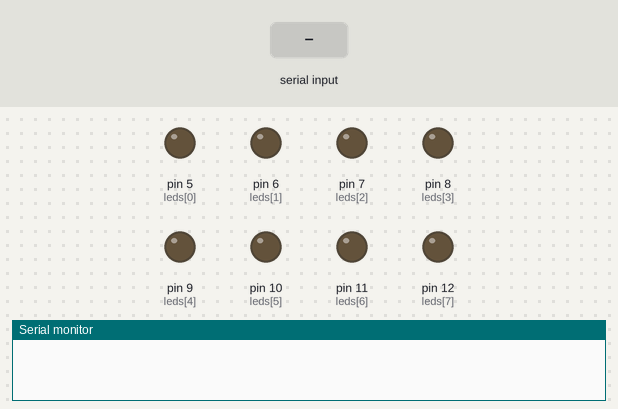
Simulated run of this sketch. Board: Arduino Uno, built with avr-gcc and run on an emulated ATmega328P. Shown: output pins drawn as LEDs (lit = HIGH), the last lines printed to the serial monitor. Inputs (shaded band) come from the test bench.

Above: at 1.2 s.
1.3 s: "1" received over Serial
At 1.7 s:
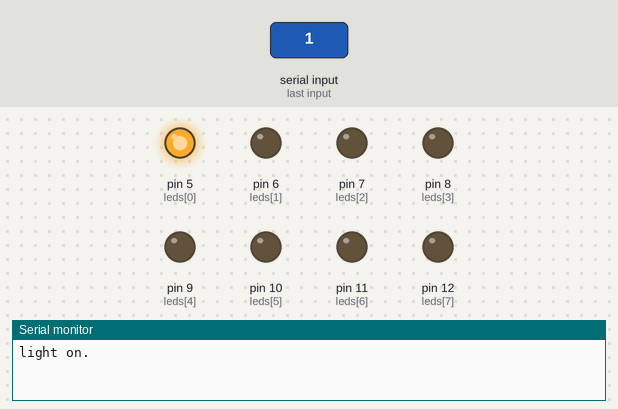
2.8 s: "2" received over Serial
At 4.0 s:
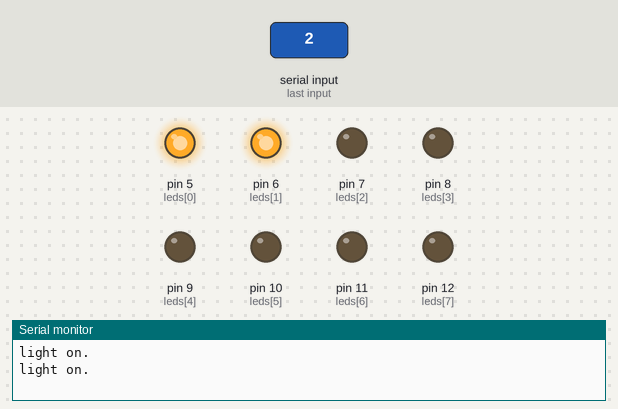
4.3 s: "1" received over Serial
At 5.2 s:
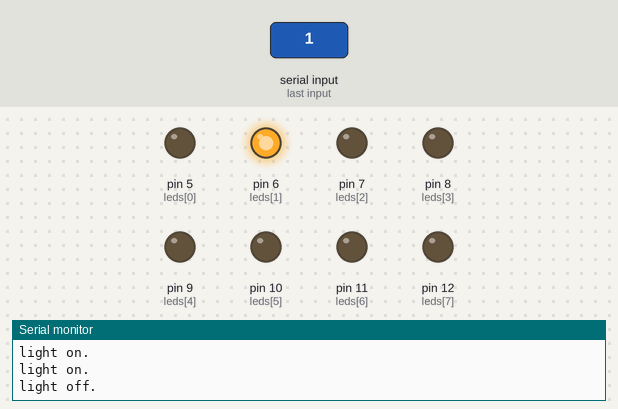
Timing chart, 0 to 7.3 s (numbered marks = the images above; inputs shaded):
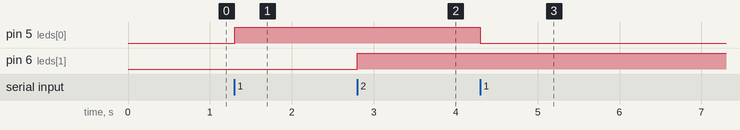

Measured:
- after the input at 1.3 s, pin 5 (leds[0]): LOW → HIGH at once
- after the input at 2.8 s, pin 6 (leds[1]): LOW → HIGH at once
- after the input at 4.3 s, pin 5 (leds[0]): HIGH → LOW at once

The sketch:

teperatureSensor.ino
```cpp
int leds[] = {5,6,7,8,9,10,11,12};
int onORoff[] = {0,0,0,0,0,0,0,0};
void setup() {
  Serial.begin(9600);
  for (int i = 5;i<=12;i++){
    pinMode(i,OUTPUT);
  }

}

int s;
#define num_1 lightLED('1');lightLED('6');
#define num_2 lightLED('1');lightLED('2');lightLED('5');lightLED('7');lightLED('8');
#define num_3 lightLED('2');lightLED('3');lightLED('5');lightLED('7');lightLED('8');
#define num_4 lightLED('6');lightLED('5');lightLED('8');lightLED('3');

void lightLED(int led){
  if (led <49 || led>56){return;}
  int val = s-49;
  if (onORoff[s-49] == 0){digitalWrite(leds[val],HIGH);onORoff[val] = 1;Serial.println("light on.");}
  else{digitalWrite(leds[val],LOW);onORoff[val] = 0;Serial.println("light off.");}
}

void loop() {
  s = Serial.read();
  lightLED(s);
}
```
